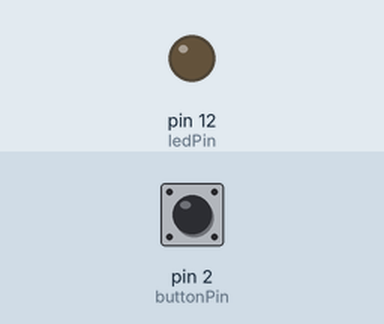
Simulated run of this sketch. Board: Arduino Uno, built with avr-gcc and run on an emulated ATmega328P. On the bench: output pins drawn as LEDs (lit = HIGH). The test bench sets the inputs (shaded band); at power-on: pin 2 (buttonPin) LOW. What the sketch prints to the serial monitor is not drawn.

Above: at 1.2 s.
1.3 s: pin 2 (buttonPin) pulled HIGH for 3.2 s
At 2.0 s:
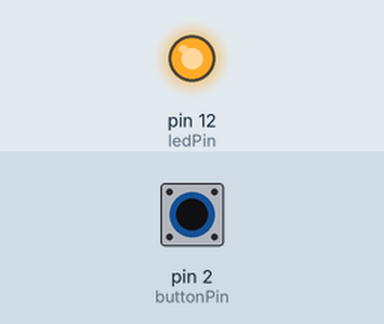
7.5 s: pin 2 (buttonPin) pulled HIGH for 0.15 s
At 7.8 s:
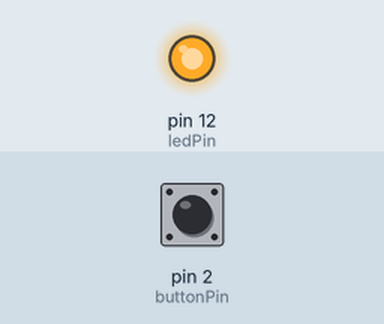
10.6 s: pin 2 (buttonPin) pulled HIGH for 1 s
At 14.9 s:
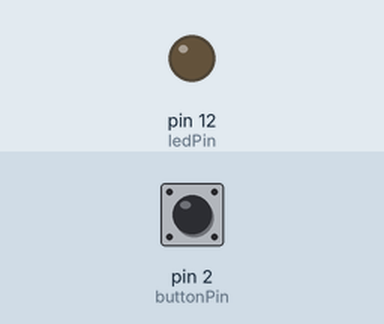
Timing chart, 0 to 16.4 s (numbered marks = the images above; inputs shaded):
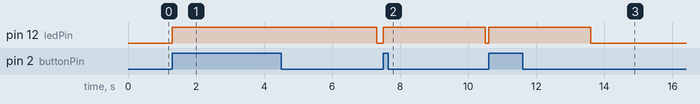

Measured:
- after the input at 1.3 s, pin 12 (ledPin): LOW → HIGH at once, → LOW 6.0 s later
- after the input at 7.5 s, pin 12 (ledPin): LOW → HIGH at once, → LOW 3.0 s later
- after the input at 10.6 s, pin 12 (ledPin): LOW → HIGH at once, → LOW 3.0 s later

The sketch:

engrl_2_1_A.ino
```cpp
/*
 * File:        engrl_2_1_A.ino
 * Description: A program that turns on an LED for 3 seconds every time a button is pressed.
 * Created:     2026-02-12
 * Author:      Sean Cajigal
 */

const int buttonPin = 2;
const int ledPin = 12;

int buttonState=0;

void setup()
{
  // set led pin to OUTPUT mode and button pin to INPUT
  pinMode(ledPin, OUTPUT);
  pinMode(buttonPin, INPUT);
  Serial.begin(9600);
}

void loop()
{
  // update button state
  buttonState = digitalRead(buttonPin);
  Serial.println(buttonState);

  if (buttonState == HIGH) { // if button pressed, turn LED on for 3 seconds, else LED off
    digitalWrite(ledPin,HIGH);
    delay(3000);
    digitalWrite(ledPin,LOW);
  } else {
    digitalWrite(ledPin,LOW);
  }
}
```
